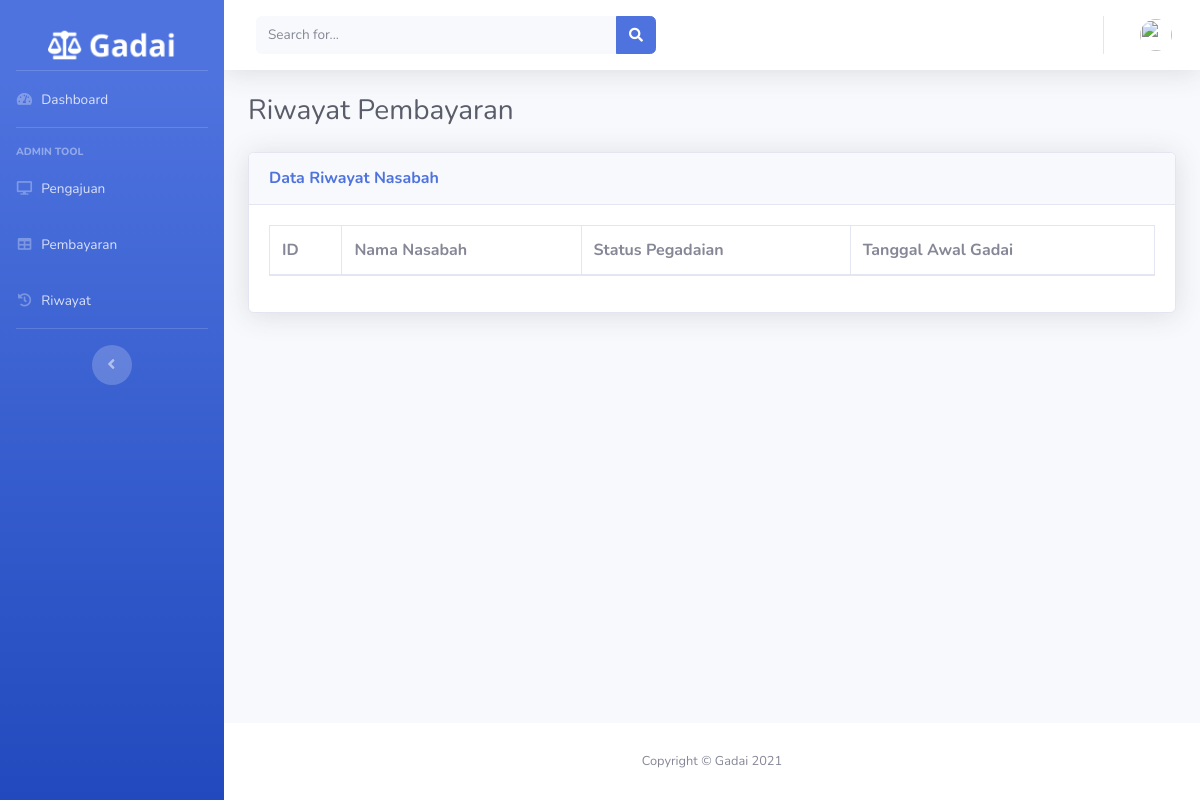
The page /index.php/dashboard/riwayatpembayaran on the database as committed earlier.
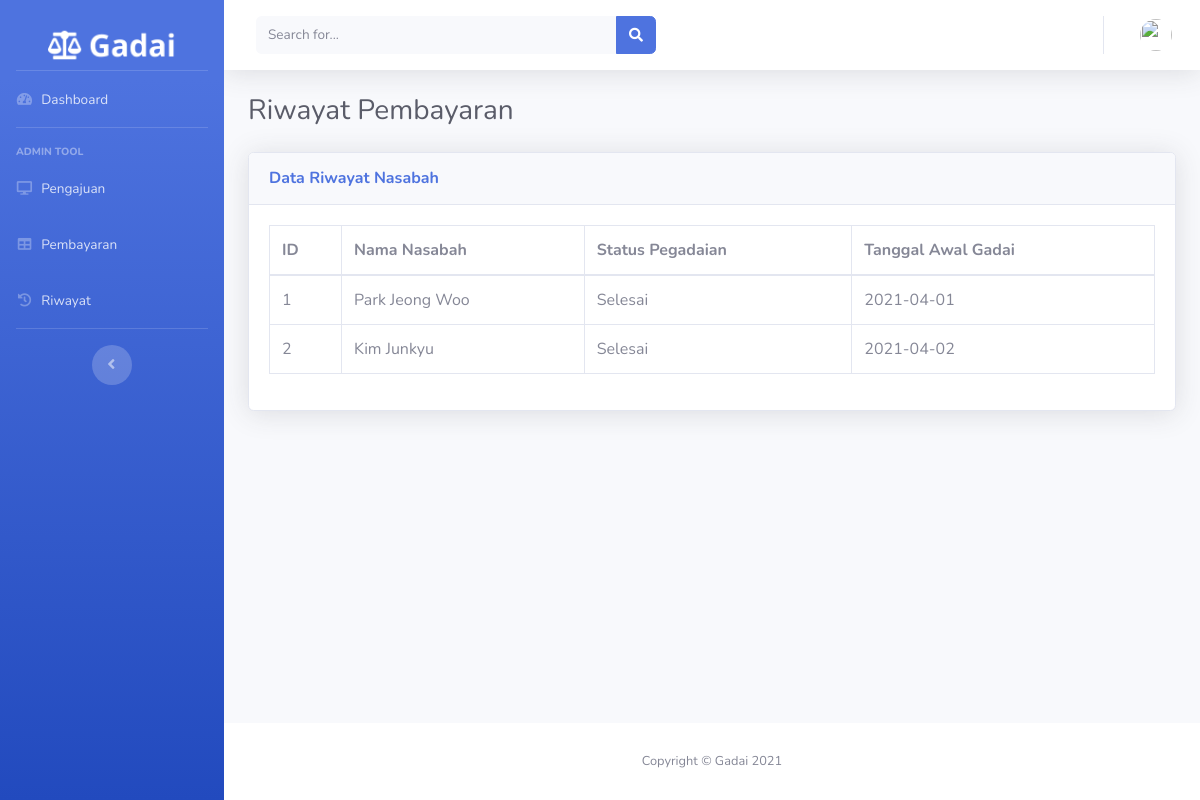
The same page on the database as committed later.
### tables this page shows
CREATE TABLE `pengajuan_gadai` (
  `id` int(11) NOT NULL,
  `nama_nasabah` varchar(128) NOT NULL,
  `alamat` varchar(128) NOT NULL,
  `tanggal_pinjam` date NOT NULL,
  `batas_pengembalian` date NOT NULL,
  `jumlah_peminjaman` int(11) NOT NULL,
  `nama_jaminan` varchar(128) NOT NULL,
  `bukti_jaminan` varchar(128) NOT NULL,
  `status` int(2) NOT NULL
);

### application/controllers/Dashboard.php (called while the page is built, shortened)
<?php
class Dashboard extends CI_Controller
{
    public function __construct()
    {
        $this->load->model(array('Pengajuan_model'));
    }
    public function riwayatpembayaran()
    {
        $data['riwayat'] = $this->Pengajuan_model->getDataRiwayat();
        $data['title'] = 'Gadai-Riwayat';
        $data['user'] = $this->db->get_where('user_admin', ['email' => $this->session->userdata('email')])->row_array();
        $this->load->view('templates/header', $data);
        $this->load->view('templates/sidebar', $data);
        $this->load->view('templates/topbar', $data);
        $this->load->view('admin/riwayatpembayaran', $data);
        $this->load->view('templates/footer');
    }
}

### index.php (called while the page is built, shortened)
<?php
require_once BASEPATH.'core/CodeIgniter.php';

### application/models/Pengajuan_model.php (called while the page is built, shortened)
<?php
class Pengajuan_model extends CI_Model
{
    public function getDataRiwayat()
    {
        $this->db->select("*");
        return $this->db->get_where('pengajuan_gadai', ['status' => 1])->result();
    }
}

### application/views/admin/riwayatpembayaran.php (the view)
<div class="container-fluid">
    <div class="d-sm-flex align-items-center justify-content-between mb-4">
        <h1 class="h3 mb-0 text-gray-800">Riwayat Pembayaran</h1>
    </div>
    <div class="card shadow mb-4">
        <div class="card-header py-3">
            <h6 class="m-0 font-weight-bold text-primary">Data Riwayat Nasabah</h6>
        </div>
        <div class="card-body">
            <div class="table-responsive">
                <table class="table table-bordered" id="dataTable" width="100%" cellspacing="0">
                    <thead>
                        <tr>
                            <th>ID</th>
                            <th>Nama Nasabah</th>
                            <th>Status Pegadaian</th>
                            <th>Tanggal Awal Gadai</th>
                        </tr>
                    </thead>
                    <tbody>
                        <?php $no = 1;
                        foreach ($riwayat as $rwyt) { ?>
                            <tr>
                                <td><?php echo $no++; ?></td>
                                <td><?php echo $rwyt->nama_nasabah ?></td>
                                <td>
                                    <?php if ($rwyt->status) : ?>
                                        <?php echo 'Selesai' ?>
                                    <?php endif; ?>
                                </td>
                                <td><?php echo $rwyt->tanggal_pinjam ?></td>
                            </tr>
                        <?php } ?>
                    </tbody>
                </table>
            </div>
        </div>
    </div>
</div>
</div>

Rows that differ between the two databases and show on the page:
added pengajuan_gadai: nama_nasabah "Park Jeong Woo", status "Selesai", tanggal_pinjam "2021-04-01"
added pengajuan_gadai: nama_nasabah "Kim Junkyu", status "Selesai", tanggal_pinjam "2021-04-02"
